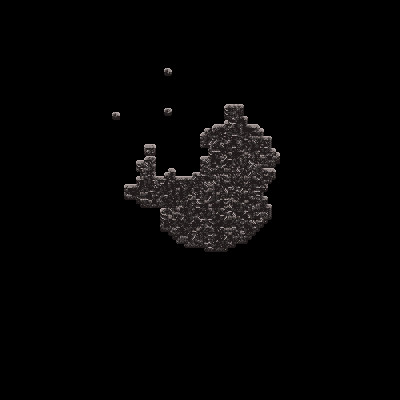

A level layout from a 2D game, rendered from its tile map. Below: a short description, then the map file with tile-grid data replaced by summaries:
An orthogonal 100x100 tile map with 4x4 px tiles, 1 tile layer (Tile Layer 1).

<map version="1.2" tiledversion="1.3.2" orientation="orthogonal" renderorder="right-down" compressionlevel="-1" width="100" height="100" tilewidth="4" tileheight="4" infinite="0" nextlayerid="2" nextobjectid="1">
 <tileset firstgid="1" source="terrain.tsx" />
 <layer id="1" name="Tile Layer 1" width="100" height="100">
  <data>[10000 cells, 825 non-empty, 193 distinct tile ids]</data>
 </layer>
</map>
